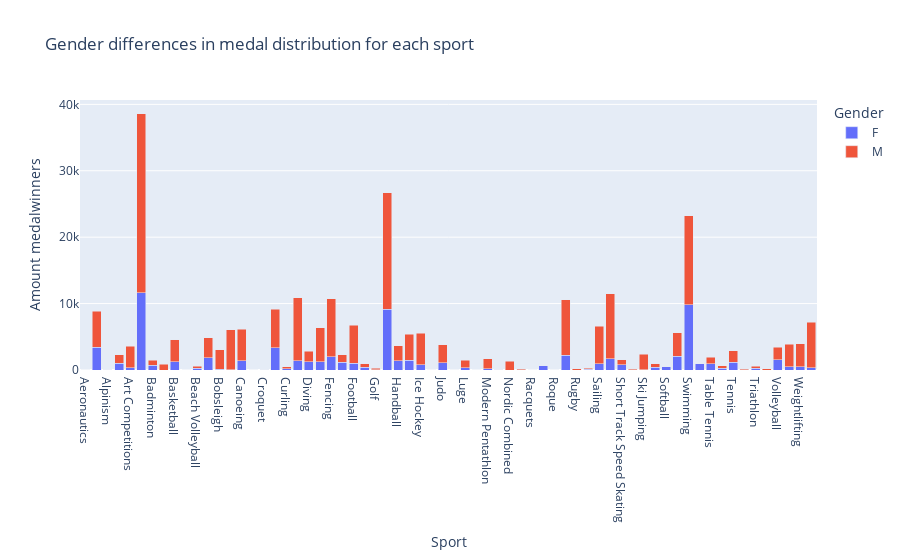

The notebook cell this image was saved under:
### Code cell
#gruppera data efter sport och kön samt räkna antalet medaljer
grouped_data = data_athletes.groupby(['Sport', 'Sex']).size().unstack().reset_index()


melted_data = pd.melt(grouped_data, id_vars='Sport', var_name='Gender', value_name='Count')

#Skapa ett stapel diagrram
fig = px.bar(melted_data, x='Sport', y='Count', color='Gender',
             labels={'Count': 'Amount medalwinners', 'Sport': 'Sport'},
             title='Gender differences in medal distribution for each sport',
             barmode='stack')

fig.show()

### Figure 1 — Plotly figure (JSON) as saved in the notebook; plotly's stock layout.template omitted (floating-point values rounded to 4 significant figures)
{"data": [{"alignmentgroup": "True", "hovertemplate": "Gender=F<br>Sport=%{x}<br>Amount medalwinners=%{y}<extra></extra>", "legendgroup": "F", "marker": {"color": "#636efa", "pattern": {"shape": ""}}, "name": "F", "offsetgroup": "F", "orientation": "v", "showlegend": true, "textposition": "auto", "type": "bar", "x": ["Aeronautics", "Alpine Skiing", "Alpinism", "Archery", "Art Competitions", "Athletics", "Badminton", "Baseball", "Basketball", "Basque Pelota", "Beach Volleyball", "Biathlon", "Bobsleigh", "Boxing", "Canoeing", "Cricket", "Croquet", "Cross Country Skiing", "Curling", "Cycling", "Diving", "Equestrianism", "Fencing", "Figure Skating", "Football", "Freestyle Skiing", "Golf", "Gymnastics", "Handball", "Hockey", "Ice Hockey", "Jeu De Paume", "Judo", "Lacrosse", "Luge", "Military Ski Patrol", "Modern Pentathlon", "Motorboating", "Nordic Combined", "Polo", "Racquets", "Rhythmic Gymnastics", "Roque", "Rowing", "Rugby", "Rugby Sevens", "Sailing", "Shooting", "Short Track Speed Skating", "Skeleton", "Ski Jumping", "Snowboarding", "Softball", "Speed Skating", "Swimming", "Synchronized Swimming", "Table Tennis", "Taekwondo", "Tennis", "Trampolining", "Triathlon", "Tug-Of-War", "Volleyball", "Water Polo", "Weightlifting", "Wrestling"], "xaxis": "x", "y": [null, 3398, 1, 1015, 377, 11666, 740, null, 1256, null, 276, 1863, 143, 72, 1380, null, 6, 3385, 222, 1394, 1210, 1246, 2000, 1172, 1012, 433, 70, 9129, 1401, 1459, 754, null, 1093, null, 377, null, 164, 1, null, null, null, 658, null, 2193, null, 148, 926, 1724, 761, 66, 30, 416, 478, 2081, 9850, 909, 953, 299, 1178, 76, 263, null, 1543, 488, 463, 304], "yaxis": "y"}, {"alignmentgroup": "True", "hovertemplate": "Gender=M<br>Sport=%{x}<br>Amount medalwinners=%{y}<extra></extra>", "legendgroup": "M", "marker": {"color": "#EF553B", "pattern": {"shape": ""}}, "name": "M", "offsetgroup": "M", "orientation": "v", "showlegend": true, "textposition": "auto", "type": "bar", "x": ["Aeronautics", "Alpine Skiing", "Alpinism", "Archery", "Art Competitions", "Athletics", "Badminton", "Baseball", "Basketball", "Basque Pelota", "Beach Volleyball", "Biathlon", "Bobsleigh", "Boxing", "Canoeing", "Cricket", "Croquet", "Cross Country Skiing", "Curling", "Cycling", "Diving", "Equestrianism", "Fencing", "Figure Skating", "Football", "Freestyle Skiing", "Golf", "Gymnastics", "Handball", "Hockey", "Ice Hockey", "Jeu De Paume", "Judo", "Lacrosse", "Luge", "Military Ski Patrol", "Modern Pentathlon", "Motorboating", "Nordic Combined", "Polo", "Racquets", "Rhythmic Gymnastics", "Roque", "Rowing", "Rugby", "Rugby Sevens", "Sailing", "Shooting", "Short Track Speed Skating", "Skeleton", "Ski Jumping", "Snowboarding", "Softball", "Speed Skating", "Swimming", "Synchronized Swimming", "Table Tennis", "Taekwondo", "Tennis", "Trampolining", "Triathlon", "Tug-Of-War", "Volleyball", "Water Polo", "Weightlifting", "Wrestling"], "xaxis": "x", "y": [1, 5431, 24, 1319, 3201, 26958, 717, 894, 3280, 2, 288, 3030, 2915, 5975, 4791, 24, 13, 5748, 241, 9465, 1632, 5098, 8735, 1126, 5733, 504, 177, 17578, 2264, 3958, 4762, 11, 2708, 60, 1102, 24, 1513, 16, 1344, 95, 12, null, 4, 8402, 162, 151, 5660, 9724, 773, 133, 2371, 520, null, 3532, 13345, null, 1002, 307, 1684, 76, 266, 170, 1861, 3358, 3474, 6850], "yaxis": "y"}], "layout": {"barmode": "stack", "legend": {"title": {"text": "Gender"}, "tracegroupgap": 0}, "title": {"text": "Gender differences in medal distribution for each sport"}, "xaxis": {"anchor": "y", "domain": [0, 1], "title": {"text": "Sport"}}, "yaxis": {"anchor": "x", "domain": [0, 1], "title": {"text": "Amount medalwinners"}}}}
